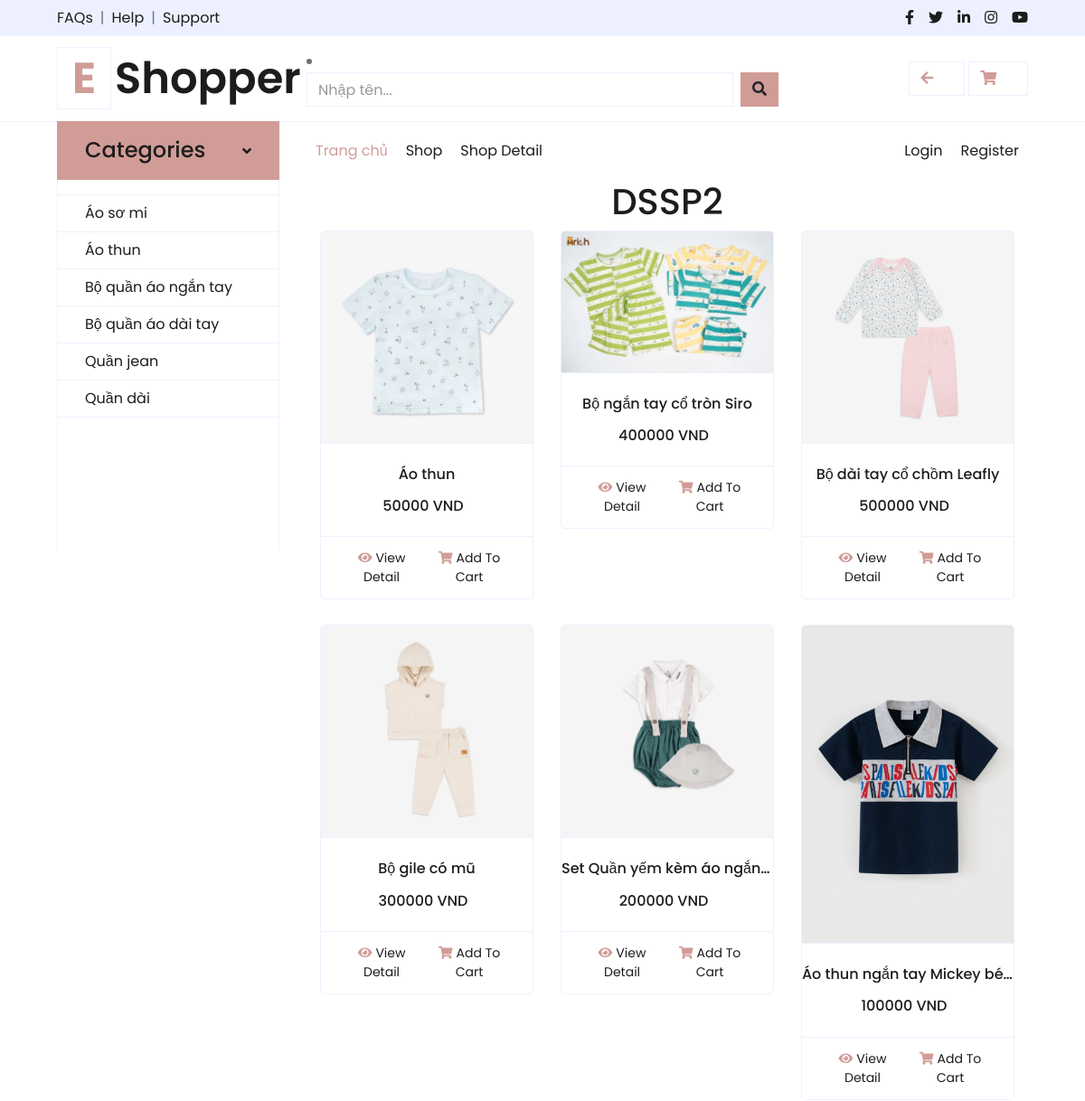
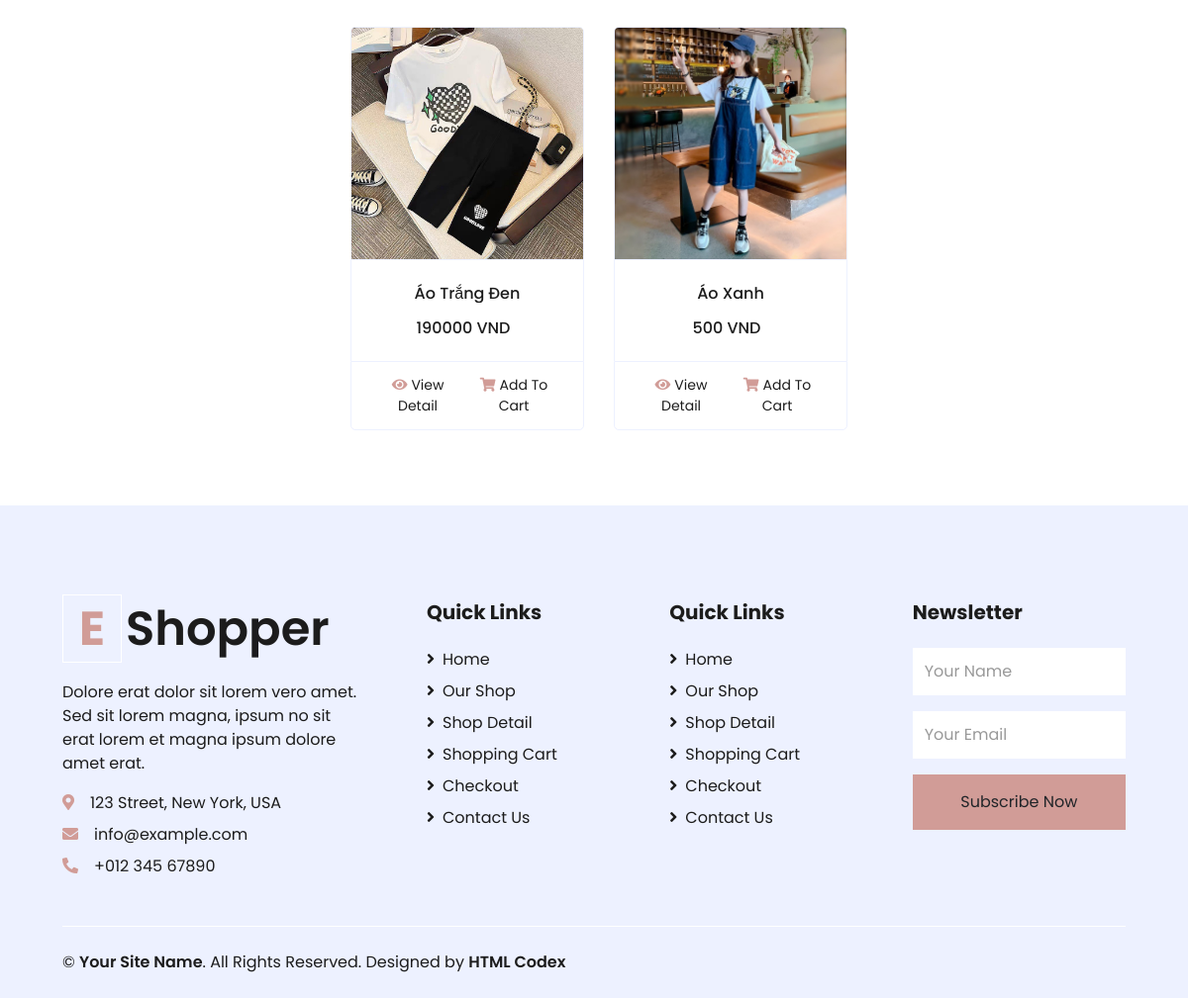
The page /childfashion/dssp2 on the database as committed earlier (2 pictures, top to bottom).
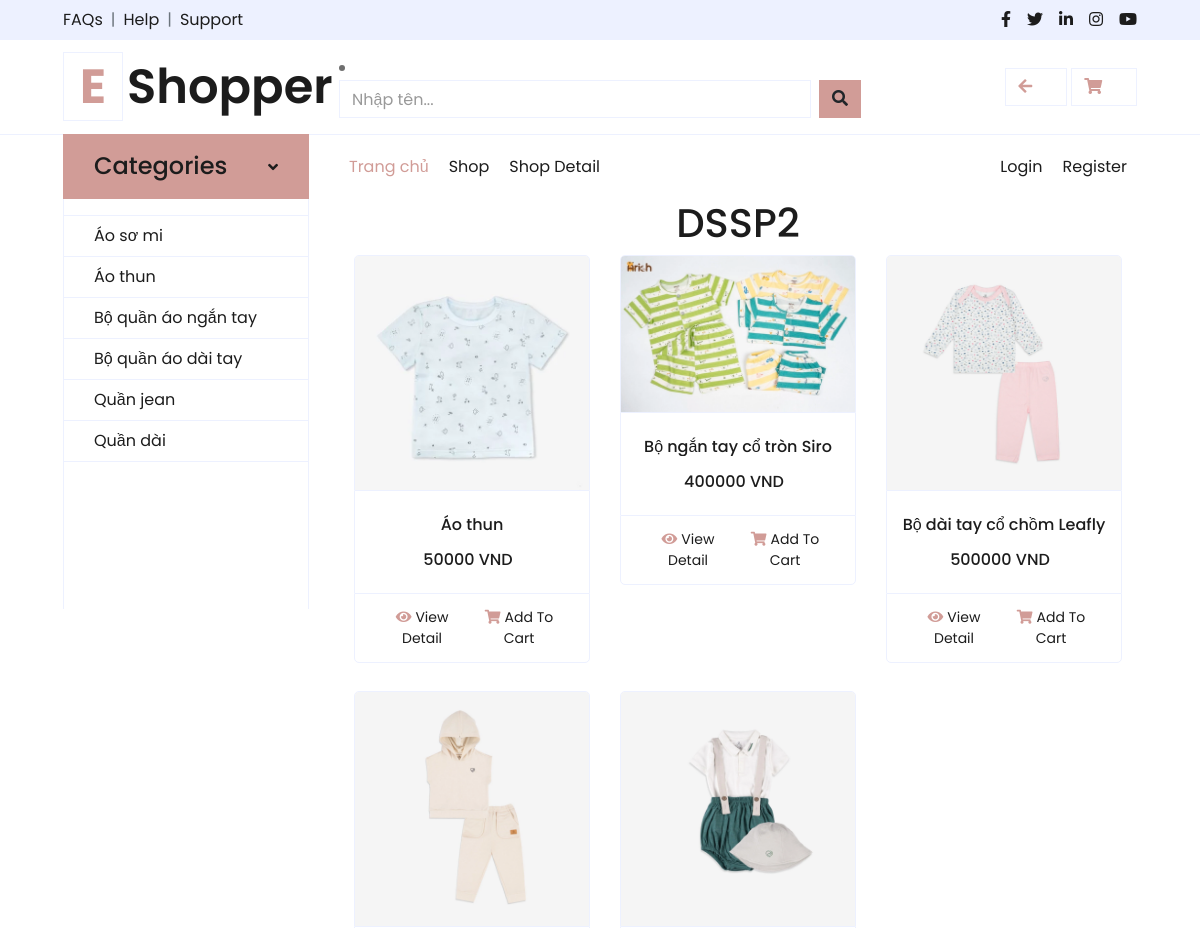
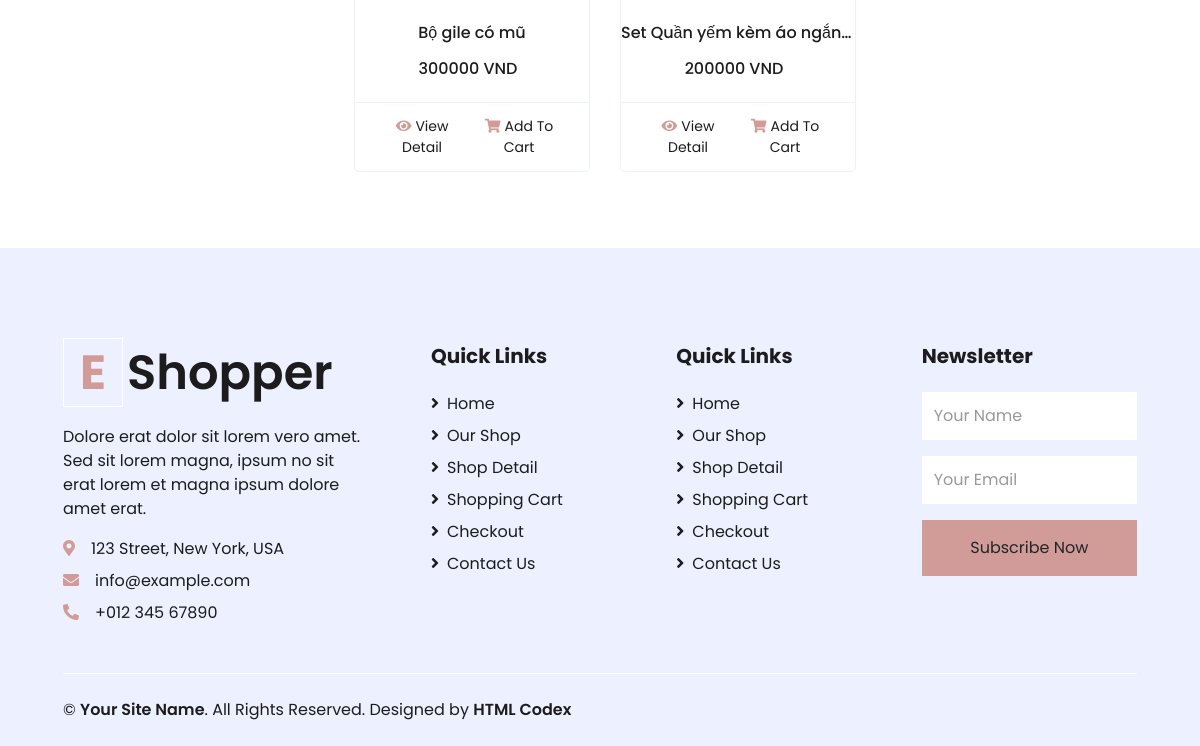
The same page on the database as committed later (2 pictures, top to bottom).
### childfashion/models.py (models this page shows, shortened)
class Loai(models.Model):
    TenLoai = models.CharField(max_length=100)

class BangSP(models.Model):
    TenSP = models.CharField(max_length=100)
    DonGia = models.IntegerField(null=True, blank=True)
    HinhAnh = models.ImageField(upload_to=upload_image_to)
    MoTa = models.TextField(max_length=1000)
    PhuKien = models.CharField(max_length=100)
    KichThuoc = models.CharField(max_length=100, blank=True)  # Cho phép giá trị trống
    MauSac = models.CharField(max_length=100, blank=True)
    SoLuong = models.IntegerField(null=True, blank=True)
    ML = models.ForeignKey(Loai, on_delete=models.CASCADE, related_name='BangSP')

### childfashion/views.py (the view)
# urls.py: path('dssp2', views.DSSP2, name='dssp2'),
def DSSP2(request):
    data = {
        "BangSP": BangSP.objects.all(),
    }
    return render(request, 'pages/DSSP2.html', data)

### childfashion/context_processors.py (called while the page is built)
def categories(request):
    categories = Loai.objects.all()
    return {
        'categories':categories
    }

### childfashion/templates/pages/DSSP2.html (shortened to what this page needs)
{% extends "page/layout.html" %}
{% load static %}
{% block content %}
<div class="container">
    <h1 style="text-align: center;">DSSP2</h1>
    <div class="row row-cols-4">
      {% for dssp in BangSP %}
      <div class="col-lg-4 col-md-6 col-sm-12 pb-1">
        <div class="card product-item border-0 mb-4">
            <div class="card-header product-img position-relative overflow-hidden bg-transparent border p-0">
                <img class="img-fluid w-100" src="{% static 'images/' %}{{ dssp.HinhAnh }}" alt="">
            </div>
            <div class="card-body border-left border-right text-center p-0 pt-4 pb-3 " >
                <h6 class="text-truncate mb-3">{{dssp.TenSP}}</h6>
                <div class="d-flex justify-content-center">
                    <h6>{{dssp.DonGia}} VND</h6><h6 class="text-muted ml-2"></h6>
                </div>
            </div>
            <div class="card-footer d-flex justify-content-between bg-light border">
                <a href="{% url 'chitietsp' dssp.id %}" class="btn btn-sm text-dark p-0"><i class="fas fa-eye text-primary mr-1"></i>View Detail</a>
                <a href="/childfashion/addToCart/{{dssp.id}}" class="btn btn-sm text-dark p-0"><i class="fas fa-shopping-cart text-primary mr-1"></i>Add To Cart</a>
            </div>
        </div>
      </div>
      {% endfor %}
    </div>
  </div>
{% endblock %}

### childfashion/templates/page/layout.html (shortened to what this page needs)
<!DOCTYPE html>
<html>
<head>
    {% load static %}
    <link rel="stylesheet" href="{% static 'css/bootstrap.min.css' %}" type="text/css">
    <link rel="stylesheet" href="{% static 'css/style.min.css' %}" type="text/css">
    <link href="{% static 'fontawesomefree/css/all.min.css' %}" rel="stylesheet" type="text/css">
    <link rel="stylesheet" href="{% static 'css/style.css' %}" type="text/css">
    <link href="https://cdnjs.cloudflare.com/ajax/libs/font-awesome/5.10.0/css/all.min.css" rel="stylesheet">
    <link href="lib/owlcarousel/assets/owl.carousel.min.css" rel="stylesheet">
</head>
<body>
    <div class="container-fluid">
        <div class="row bg-secondary py-2 px-xl-5">
            <div class="col-lg-6 d-none d-lg-block">
                <div class="d-inline-flex align-items-center">
                    <a class="text-dark" href="">FAQs</a>
                    <span class="text-muted px-2">|</span>
                    <a class="text-dark" href="">Help</a>
                    <span class="text-muted px-2">|</span>
                    <a class="text-dark" href="">Support</a>
                </div>
            </div>
            <div class="col-lg-6 text-center text-lg-right">
                <div class="d-inline-flex align-items-center">
                    <a class="text-dark px-2" href="">
                        <i class="fab fa-facebook-f"></i>
                    </a>
                    <a class="text-dark px-2" href="">
                        <i class="fab fa-twitter"></i>
                    </a>
                    <a class="text-dark px-2" href="">
                        <i class="fab fa-linkedin-in"></i>
                    </a>
                    <a class="text-dark px-2" href="">
                        <i class="fab fa-instagram"></i>
                    </a>
                    <a class="text-dark pl-2" href="">
                        <i class="fab fa-youtube"></i>
                    </a>
                </div>
            </div>
        </div>
        <div class="row align-items-center py-3 px-xl-5">
            <div class="col-lg-3 d-none d-lg-block">
                <a href="" class="text-decoration-none">
                    <h1 class="m-0 display-5 font-weight-semi-bold"><span class="text-primary font-weight-bold border px-3 mr-1">E</span>Shopper</h1>
                </a>
            </div>
            <div class="col-lg-6 col-6 text-left">
                <li class="nav-item">
                    <form class="d-flex" role = "search" method="POST" action="{% url 'search' %}">
                        <input class="form-control me-2" type="search" placeholder="Nhập tên...
                        " aria-label="Search" name="searched"  >
                        <button type="submit" class="btn btn-primary" data-mdb-ripple-init >
                            <i class="fas fa-search"></i>
                        </button>
                    </form>
                </li>
            </div>
            <div class="col-lg-3 col-6 text-right">
                <a href="{% url 'dssp2' %}" class="btn border">
                    <i class="fas fa-arrow-left text-primary"></i>
                    <span class="badge">0</span>
                </a>
                <a href="{% url 'giohang' %}" class="btn border">
                    <i class="fas fa-shopping-cart text-primary"></i>
                    <span class="badge">0</span>
                </a>
            </div>
        </div>
    </div>
    <div class="container-fluid mb-5">
        <div class="row border-top px-xl-5">
            <div class="col-lg-3 d-none d-lg-block">
                <a id="navbar-vertical-button" class="btn shadow-none d-flex align-items-center justify-content-between bg-primary text-white w-100" href="javascript:void(0);" style="height: 65px; margin-top: -1px; padding: 0 30px;">
                    <h4 class="m-0">Categories</h4>
                    <i class="fa fa-angle-down text-dark"></i>
                </a>
                <nav class="collapse show navbar navbar-vertical navbar-light align-items-start p-0 border border-top-0 border-bottom-0" id="navbar-vertical">
                    <div class="navbar-nav w-100 overflow-hidden" style="height: 410px">
                        <div class="nav-item dropdown">
                            <a href="#" class="nav-link" data-toggle="dropdown"></a>
                        </div>
                        {% for category in categories %}
                            <a href="/childfashion/category/{{category.id}}" class="nav-item nav-link">{{ category.TenLoai }}</a>
                        {% endfor %}
                    </div>
                </nav>
            </div>
            <div class="col-lg-9">
                <nav class="navbar navbar-expand-lg bg-light navbar-light py-3 py-lg-0 px-0">
                    <div class="collapse navbar-collapse justify-content-between" id="navbarCollapse">
                        <div class="navbar-nav mr-auto py-0">
                            <a href="/childfashion/" class="nav-item nav-link active">Trang chủ</a>
                            <a href="{% url 'dssp2' %}" class="nav-item nav-link">Shop</a>
                            <a href="{% url 'dssp1' %}" class="nav-item nav-link">Shop Detail</a>
                        </div>
                        {% if user.username %}
                        <p>Xin chào {{user.username}}</p>
                        <p><a href="{% url 'logout' %}">Đăng xuất</a></p>
                        {% else %}
                        <div class="navbar-nav ml-auto py-0">
                            <a href="{% url 'login' %}" class="nav-item nav-link">Login</a>
                            <a href="{% url 'register' %}" class="nav-item nav-link">Register</a>
                        </div>
                        {% endif %}
                    </div>
                </nav>
                {% block content %}
                {% endblock %}
            </div>
        </div>
    </div>
    <div class="container-fluid bg-secondary text-dark mt-5 pt-5">
        <div class="row px-xl-5 pt-5">
            <div class="col-lg-4 col-md-12 mb-5 pr-3 pr-xl-5">
                <a href="" class="text-decoration-none">
                    <h1 class="mb-4 display-5 font-weight-semi-bold"><span class="text-primary font-weight-bold border border-white px-3 mr-1">E</span>Shopper</h1>
                </a>
                <p>Dolore erat dolor sit lorem vero amet. Sed sit lorem magna, ipsum no sit erat lorem et magna ipsum dolore amet erat.</p>
                <p class="mb-2"><i class="fa fa-map-marker-alt text-primary mr-3"></i>123 Street, New York, USA</p>
                <p class="mb-2"><i class="fa fa-envelope text-primary mr-3"></i>info@example.com</p>
                <p class="mb-0"><i class="fa fa-phone-alt text-primary mr-3"></i>+012 345 67890</p>
            </div>
            <div class="col-lg-8 col-md-12">
                <div class="row">
                    <div class="col-md-4 mb-5">
                        <h5 class="font-weight-bold text-dark mb-4">Quick Links</h5>
                        <div class="d-flex flex-column justify-content-start">
                            <a class="text-dark mb-2" href="index.html"><i class="fa fa-angle-right mr-2"></i>Home</a>
                            <a class="text-dark mb-2" href="shop.html"><i class="fa fa-angle-right mr-2"></i>Our Shop</a>
                            <a class="text-dark mb-2" href="detail.html"><i class="fa fa-angle-right mr-2"></i>Shop Detail</a>
                            <a class="text-dark mb-2" href="cart.html"><i class="fa fa-angle-right mr-2"></i>Shopping Cart</a>
                            <a class="text-dark mb-2" href="checkout.html"><i class="fa fa-angle-right mr-2"></i>Checkout</a>
                            <a class="text-dark" href="contact.html"><i class="fa fa-angle-right mr-2"></i>Contact Us</a>
                        </div>
                    </div>
                    <div class="col-md-4 mb-5">
                        <h5 class="font-weight-bold text-dark mb-4">Quick Links</h5>
                        <div class="d-flex flex-column justify-content-start">
                            <a class="text-dark mb-2" href="index.html"><i class="fa fa-angle-right mr-2"></i>Home</a>
                            <a class="text-dark mb-2" href="shop.html"><i class="fa fa-angle-right mr-2"></i>Our Shop</a>
                            <a class="text-dark mb-2" href="detail.html"><i class="fa fa-angle-right mr-2"></i>Shop Detail</a>
                            <a class="text-dark mb-2" href="cart.html"><i class="fa fa-angle-right mr-2"></i>Shopping Cart</a>
                            <a class="text-dark mb-2" href="checkout.html"><i class="fa fa-angle-right mr-2"></i>Checkout</a>
                            <a class="text-dark" href="contact.html"><i class="fa fa-angle-right mr-2"></i>Contact Us</a>
                        </div>
                    </div>
                    <div class="col-md-4 mb-5">
                        <h5 class="font-weight-bold text-dark mb-4">Newsletter</h5>
                        <form action="">
                            <div class="form-group">
                                <input type="text" class="form-control border-0 py-4" placeholder="Your Name" required="required" />
                            </div>
                            <div class="form-group">
                                <input type="email" class="form-control border-0 py-4" placeholder="Your Email"
                                    required="required" />
                            </div>
                            <div>
                                <button class="btn btn-primary btn-block border-0 py-3" type="submit">Subscribe Now</button>
                            </div>
                        </form>
                    </div>
                </div>
            </div>
        </div>
        <div class="row border-top border-light mx-xl-5 py-4">
            <div class="col-md-6 px-xl-0">
                <p class="mb-md-0 text-center text-md-left text-dark">
                    &copy; <a class="text-dark font-weight-semi-bold" href="#">Your Site Name</a>. All Rights Reserved.
					Designed by <a class="text-dark font-weight-semi-bold" href="https://htmlcodex.com">HTML Codex</a>
                </p>
            </div>
            <div class="col-md-6 px-xl-0 text-center text-md-right">
            </div>
        </div>
    </div>
</body>
</html>

### childfashion/templates/page/layout.html (style rules this page uses)
#navbar-vertical { display: block; }

Rows that differ between the two databases and show on the page:
removed BangSP: HinhAnh (picture), TenSP "Áo thun ngắn tay Mickey bé…", DonGia "100000"
removed BangSP: HinhAnh (picture), TenSP "Áo Trắng Đen", DonGia "190000"
removed BangSP: HinhAnh (picture), TenSP "Áo Xanh", DonGia "500"
